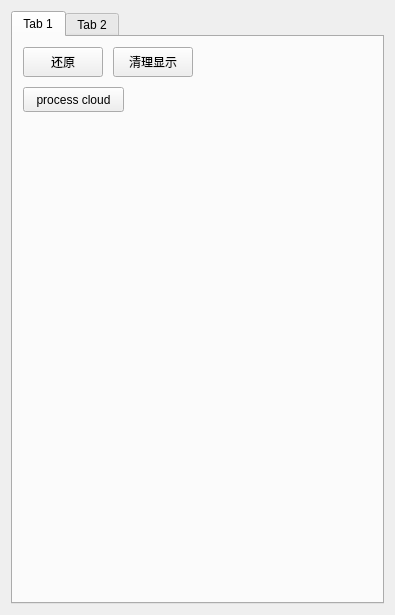
<?xml version="1.0" encoding="UTF-8"?>
<ui version="4.0">
 <class>settingMenu</class>
 <widget class="QWidget" name="settingMenu">
  <property name="geometry">
   <rect>
    <x>0</x>
    <y>0</y>
    <width>395</width>
    <height>615</height>
   </rect>
  </property>
  <property name="windowTitle">
   <string>Form</string>
  </property>
  <layout class="QGridLayout" name="gridLayout">
   <item row="0" column="0">
    <widget class="QTabWidget" name="tabWidget">
     <property name="currentIndex">
      <number>0</number>
     </property>
     <widget class="QWidget" name="tab">
      <attribute name="title">
       <string>Tab 1</string>
      </attribute>
      <widget class="QPushButton" name="pushButton">
       <property name="geometry">
        <rect>
         <x>10</x>
         <y>50</y>
         <width>101</width>
         <height>25</height>
        </rect>
       </property>
       <property name="text">
        <string>process cloud</string>
       </property>
      </widget>
      <widget class="QPushButton" name="pushButton_2">
       <property name="geometry">
        <rect>
         <x>10</x>
         <y>10</y>
         <width>80</width>
         <height>30</height>
        </rect>
       </property>
       <property name="text">
        <string>还原</string>
       </property>
      </widget>
      <widget class="QPushButton" name="pushButton_3">
       <property name="geometry">
        <rect>
         <x>100</x>
         <y>10</y>
         <width>80</width>
         <height>30</height>
        </rect>
       </property>
       <property name="text">
        <string>清理显示</string>
       </property>
      </widget>
     </widget>
     <widget class="QWidget" name="tab_2">
      <attribute name="title">
       <string>Tab 2</string>
      </attribute>
     </widget>
    </widget>
   </item>
  </layout>
 </widget>
 <resources/>
 <connections/>
</ui>
